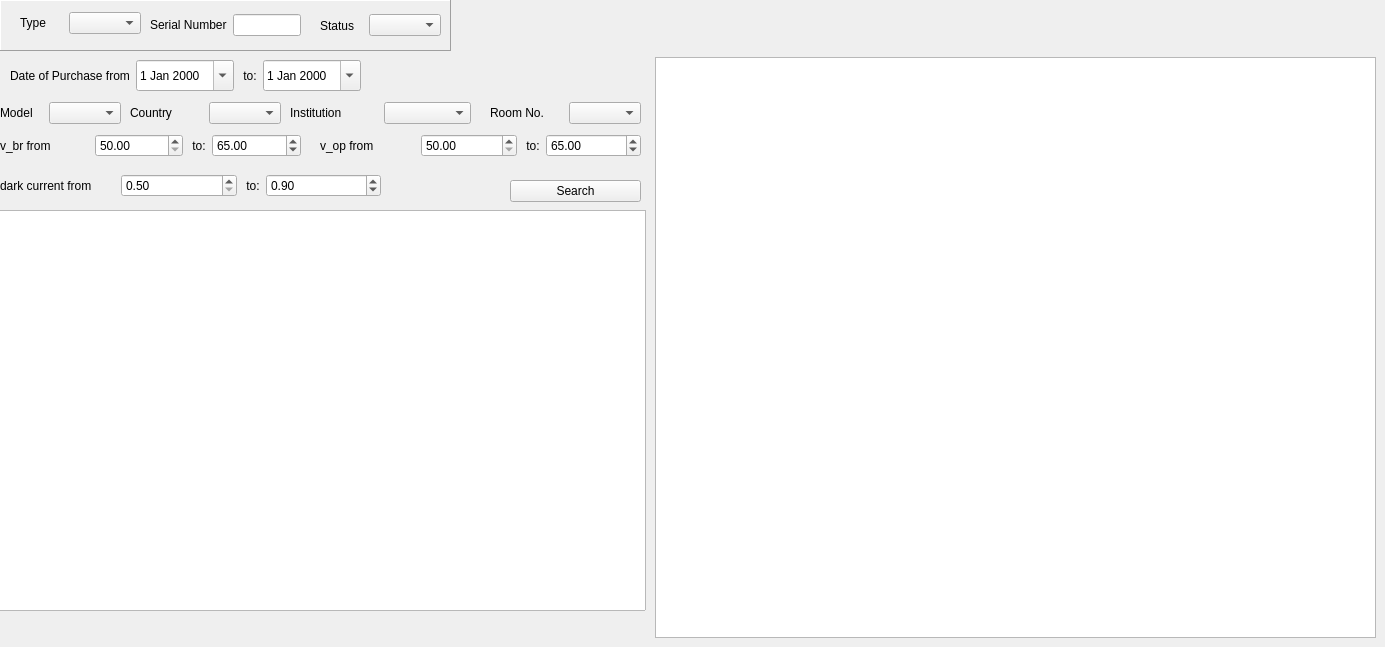
     <widget class="QWidget" name="tab_sipm">
      <attribute name="title">
       <string>All</string>
      </attribute>
      <widget class="QWidget" name="layoutWidget_23">
       <property name="geometry">
        <rect>
         <x>0</x>
         <y>100</y>
         <width>121</width>
         <height>26</height>
        </rect>
       </property>
       <layout class="QHBoxLayout" name="horizontalLayout_model_3">
        <item>
         <widget class="QLabel" name="label_model_3">
          <property name="text">
           <string>Model</string>
          </property>
         </widget>
        </item>
        <item>
         <widget class="QComboBox" name="comboBox_model_3"/>
        </item>
       </layout>
      </widget>
      <widget class="QWidget" name="layoutWidget_25">
       <property name="geometry">
        <rect>
         <x>490</x>
         <y>100</y>
         <width>151</width>
         <height>26</height>
        </rect>
       </property>
       <layout class="QHBoxLayout" name="horizontalLayout_room_3">
        <item>
         <widget class="QLabel" name="label_room_3">
          <property name="text">
           <string>Room No.</string>
          </property>
         </widget>
        </item>
        <item>
         <widget class="QComboBox" name="comboBox_room_3"/>
        </item>
       </layout>
      </widget>
      <widget class="QWidget" name="layoutWidget_26">
       <property name="geometry">
        <rect>
         <x>290</x>
         <y>100</y>
         <width>181</width>
         <height>26</height>
        </rect>
       </property>
       <layout class="QHBoxLayout" name="horizontalLayout_instytution_3">
        <item>
         <widget class="QLabel" name="label_institution_3">
          <property name="text">
           <string>Institution</string>
          </property>
         </widget>
        </item>
        <item>
         <widget class="QComboBox" name="comboBox_institution_3"/>
        </item>
       </layout>
      </widget>
      <widget class="QPushButton" name="pushButton_search_3">
       <property name="geometry">
        <rect>
         <x>510</x>
         <y>180</y>
         <width>131</width>
         <height>22</height>
        </rect>
       </property>
       <property name="text">
        <string>Search</string>
       </property>
      </widget>
      <widget class="QWidget" name="layoutWidget_27">
       <property name="geometry">
        <rect>
         <x>0</x>
         <y>130</y>
         <width>301</width>
         <height>31</height>
        </rect>
       </property>
       <layout class="QHBoxLayout" name="horizontalLayout_purchaseDate_9">
        <item>
         <widget class="QLabel" name="label_vBrFrom_3">
          <property name="text">
           <string>v_br from</string>
          </property>
         </widget>
        </item>
        <item>
         <widget class="QDoubleSpinBox" name="doubleSpinBox_vBrFrom_3">
          <property name="minimum">
           <double>50.000000000000000</double>
          </property>
          <property name="maximum">
           <double>69.989999999999995</double>
          </property>
          <property name="singleStep">
           <double>0.100000000000000</double>
          </property>
         </widget>
        </item>
        <item>
         <widget class="QLabel" name="label_toPurchaseDate_9">
          <property name="sizePolicy">
           <sizepolicy hsizetype="Fixed" vsizetype="Preferred">
            <horstretch>0</horstretch>
            <verstretch>0</verstretch>
           </sizepolicy>
          </property>
          <property name="text">
           <string> to:</string>
          </property>
         </widget>
        </item>
        <item>
         <widget class="QDoubleSpinBox" name="doubleSpinBox_vBrTo_3">
          <property name="minimum">
           <double>50.000000000000000</double>
          </property>
          <property name="maximum">
           <double>69.989999999999995</double>
          </property>
          <property name="singleStep">
           <double>0.100000000000000</double>
          </property>
          <property name="value">
           <double>65.000000000000000</double>
          </property>
         </widget>
        </item>
       </layout>
      </widget>
      <widget class="QWidget" name="layoutWidget_28">
       <property name="geometry">
        <rect>
         <x>0</x>
         <y>170</y>
         <width>381</width>
         <height>31</height>
        </rect>
       </property>
       <layout class="QHBoxLayout" name="horizontalLayout_purchaseDate_10">
        <item>
         <widget class="QLabel" name="label_darkCurrentFrom_3">
          <property name="text">
           <string>dark current from</string>
          </property>
         </widget>
        </item>
        <item>
         <widget class="QDoubleSpinBox" name="doubleSpinBox_darkCurrentFrom_3">
          <property name="minimum">
           <double>0.500000000000000</double>
          </property>
          <property name="maximum">
           <double>1.200000000000000</double>
          </property>
          <property name="singleStep">
           <double>0.010000000000000</double>
          </property>
          <property name="value">
           <double>0.500000000000000</double>
          </property>
         </widget>
        </item>
        <item>
         <widget class="QLabel" name="label_toPurchaseDate_10">
          <property name="sizePolicy">
           <sizepolicy hsizetype="Fixed" vsizetype="Preferred">
            <horstretch>0</horstretch>
            <verstretch>0</verstretch>
           </sizepolicy>
          </property>
          <property name="text">
           <string> to:</string>
          </property>
         </widget>
        </item>
        <item>
         <widget class="QDoubleSpinBox" name="doubleSpinBox_darkCurrentTo_3">
          <property name="minimum">
           <double>0.500000000000000</double>
          </property>
          <property name="maximum">
           <double>1.200000000000000</double>
          </property>
          <property name="singleStep">
           <double>0.100000000000000</double>
          </property>
          <property name="value">
           <double>0.900000000000000</double>
          </property>
         </widget>
        </item>
       </layout>
      </widget>
      <widget class="QTextEdit" name="textEdit_3">
       <property name="geometry">
        <rect>
         <x>655</x>
         <y>57</y>
         <width>721</width>
         <height>581</height>
        </rect>
       </property>
      </widget>
      <widget class="QWidget" name="layoutWidget_29">
       <property name="geometry">
        <rect>
         <x>10</x>
         <y>60</y>
         <width>351</width>
         <height>31</height>
        </rect>
       </property>
       <layout class="QHBoxLayout" name="horizontalLayout_purchaseDate_11">
        <item>
         <widget class="QLabel" name="label_fromPurchaseDate_3">
          <property name="text">
           <string>Date of Purchase from</string>
          </property>
         </widget>
        </item>
        <item>
         <widget class="QDateEdit" name="dateEdit_fromPurchaseDate_3">
          <property name="sizePolicy">
           <sizepolicy hsizetype="Preferred" vsizetype="Expanding">
            <horstretch>0</horstretch>
            <verstretch>0</verstretch>
           </sizepolicy>
          </property>
          <property name="calendarPopup">
           <bool>true</bool>
          </property>
         </widget>
        </item>
        <item>
         <widget class="QLabel" name="label_toPurchaseDate_11">
          <property name="sizePolicy">
           <sizepolicy hsizetype="Fixed" vsizetype="Preferred">
            <horstretch>0</horstretch>
            <verstretch>0</verstretch>
           </sizepolicy>
          </property>
          <property name="text">
           <string> to:</string>
          </property>
         </widget>
        </item>
        <item>
         <widget class="QDateEdit" name="dateEdit_toPurchaseDate_3">
          <property name="enabled">
           <bool>true</bool>
          </property>
          <property name="sizePolicy">
           <sizepolicy hsizetype="Preferred" vsizetype="Preferred">
            <horstretch>0</horstretch>
            <verstretch>0</verstretch>
           </sizepolicy>
          </property>
          <property name="calendarPopup">
           <bool>true</bool>
          </property>
         </widget>
        </item>
       </layout>
      </widget>
      <widget class="QWidget" name="layoutWidget_30">
       <property name="geometry">
        <rect>
         <x>320</x>
         <y>130</y>
         <width>321</width>
         <height>31</height>
        </rect>
       </property>
       <layout class="QHBoxLayout" name="horizontalLayout_purchaseDate_12">
        <item>
         <widget class="QLabel" name="label_PurchaseDateFrom_3">
          <property name="text">
           <string>v_op from</string>
          </property>
         </widget>
        </item>
        <item>
         <widget class="QDoubleSpinBox" name="doubleSpinBox_vOpFrom_3">
          <property name="minimum">
           <double>50.000000000000000</double>
          </property>
          <property name="maximum">
           <double>69.989999999999995</double>
          </property>
          <property name="singleStep">
           <double>0.100000000000000</double>
          </property>
         </widget>
        </item>
        <item>
         <widget class="QLabel" name="label_toPurchaseDate_12">
          <property name="sizePolicy">
           <sizepolicy hsizetype="Fixed" vsizetype="Preferred">
            <horstretch>0</horstretch>
            <verstretch>0</verstretch>
           </sizepolicy>
          </property>
          <property name="text">
           <string> to:</string>
          </property>
         </widget>
        </item>
        <item>
         <widget class="QDoubleSpinBox" name="doubleSpinBox_vOpTo_3">
          <property name="minimum">
           <double>50.000000000000000</double>
          </property>
          <property name="maximum">
           <double>69.989999999999995</double>
          </property>
          <property name="singleStep">
           <double>0.100000000000000</double>
          </property>
          <property name="value">
           <double>65.000000000000000</double>
          </property>
         </widget>
        </item>
       </layout>
      </widget>
      <widget class="QTableView" name="tableView_all_3">
       <property name="geometry">
        <rect>
         <x>-5</x>
         <y>210</y>
         <width>651</width>
         <height>401</height>
        </rect>
       </property>
      </widget>
      <widget class="QWidget" name="layoutWidget_31">
       <property name="geometry">
        <rect>
         <x>130</x>
         <y>100</y>
         <width>151</width>
         <height>26</height>
        </rect>
       </property>
       <layout class="QHBoxLayout" name="horizontalLayout_country_3">
        <item>
         <widget class="QLabel" name="label_country_3">
          <property name="text">
           <string>Country </string>
          </property>
         </widget>
        </item>
        <item>
         <widget class="QComboBox" name="comboBox_country_3"/>
        </item>
       </layout>
      </widget>
      <widget class="QFrame" name="frame">
       <property name="geometry">
        <rect>
         <x>0</x>
         <y>0</y>
         <width>451</width>
         <height>51</height>
        </rect>
       </property>
       <property name="frameShape">
        <enum>QFrame::Panel</enum>
       </property>
       <property name="frameShadow">
        <enum>QFrame::Raised</enum>
       </property>
       <widget class="QWidget" name="layoutWidget_24">
        <property name="geometry">
         <rect>
          <x>150</x>
          <y>10</y>
          <width>151</width>
          <height>30</height>
         </rect>
        </property>
        <layout class="QHBoxLayout" name="horizontalLayout_serialNumber_3">
         <item>
          <widget class="QLabel" name="label_serialNumber_3">
           <property name="text">
            <string>Serial Number</string>
           </property>
          </widget>
         </item>
         <item>
          <widget class="QLineEdit" name="lineEdit_serialNumber_3"/>
         </item>
        </layout>
       </widget>
       <widget class="QWidget" name="layoutWidget_32">
        <property name="geometry">
         <rect>
          <x>320</x>
          <y>10</y>
          <width>121</width>
          <height>31</height>
         </rect>
        </property>
        <layout class="QHBoxLayout" name="horizontalLayout_status_3">
         <item>
          <widget class="QLabel" name="label_status_3">
           <property name="text">
            <string>Status</string>
           </property>
          </widget>
         </item>
         <item>
          <widget class="QComboBox" name="comboBox_status_3"/>
         </item>
        </layout>
       </widget>
       <widget class="QWidget" name="layoutWidget_6">
        <property name="geometry">
         <rect>
          <x>20</x>
          <y>10</y>
          <width>121</width>
          <height>26</height>
         </rect>
        </property>
        <layout class="QHBoxLayout" name="horizontalLayout_type">
         <item>
          <widget class="QLabel" name="label_type">
           <property name="text">
            <string>Type </string>
           </property>
          </widget>
         </item>
         <item>
          <widget class="QComboBox" name="comboBox_type"/>
         </item>
        </layout>
       </widget>
      </widget>
     </widget>
